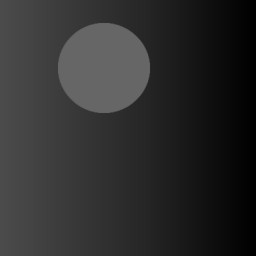
%> input picture reconhecimento_de_formas_geometricas/circulo_fl.jpg, 256 x 256 px
$ octave de_onde_tirei_a_funcao_de_circulo.m   (GNU Octave 9; MATLAB toolbox functions it lacks are replaced by stand-ins)
%> lines starting %> are read from the running program, lines starting %| are printed output that depends on the picture; in (x1, y1, x2, y2) boxes, pixels count from 0 and x2, y2 are one past the last pixel; in counts of white or black regions, pixels touching at a corner belong together; the program's own positions count from 1
im = imread('circulo_fl.jpg');
%> im is the input picture: size 256x256 uint8; min 0, max 109, mean 45.4

bw = im2bw(im,0.2999);
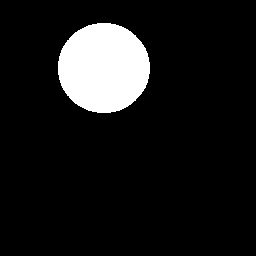
%> bw: size 256x256 logical; 9.9% white; 1 white region, box (x1, y1, x2, y2) and area: (58, 23, 150, 113) 6513

% Step 4: Find the Boundaries
% Concentrate only on the exterior boundaries. Option 'noholes' will accelerate the processing by preventing bwboundaries from searching for inner contours.
[B,L] = bwboundaries(bw,'noholes');
%> B = 1 boundary; box (x1, y1, x2, y2) and points: (58, 23, 150, 113) 259

% Display the label matrix and draw each boundary.
imshow(label2rgb(L,@jet,[.5 .5 .5]))
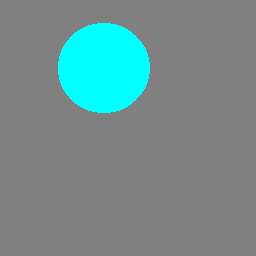
%> displayed picture: size 256x256x3, on the screen's scale of 0 to 255; mean R, G, B 115.3, 140.6, 140.6
hold on
for k = 1:length(B)
  boundary = B{k};
  plot(boundary(:,2),boundary(:,1),'w','LineWidth',2)
end
%> this loop made 1 pass

% Step 5: Determine which Objects are Round
% Estimate each object's area and perimeter. Use these results to form a simple metric indicating the roundness of an object:
%
% metric=4??area/perimeter^2
%
% This metric is equal to 1 only for a circle and it is less than one for any other shape. The discrimination process can be controlled by setting an appropriate threshold. In this example use a threshold of 0.94 so that only the pills will be classified as round.
% Use regionprops to obtain estimates of the area for all of the objects. Notice that the label matrix returned by bwboundaries can be reused by regionprops.
stats = regionprops(L,'Area','Centroid');
%> stats = 1 region; Area and Centroid: 6513 [104.4 68.5]

threshold = 0.94;

% loop over the boundaries
for k = 1:length(B)

  % obtain (X,Y) boundary coordinates corresponding to label 'k'
  boundary = B{k};

  % compute a simple estimate of the object's perimeter
  delta_sq = diff(boundary).^2;
  perimeter = sum(sqrt(sum(delta_sq,2)));

  % obtain the area calculation corresponding to label 'k'
  area = stats(k).Area;

  % compute the roundness metric
  metric = 4*pi*area/perimeter^2;

  % display the results
  metric_string = sprintf('%2.2f',metric);

  % mark objects above the threshold with a black circle
  if metric > threshold
    centroid = stats(k).Centroid;
    plot(centroid(1),centroid(2),'ko');
  end

  text(boundary(1,2)-35,boundary(1,1)+13,metric_string,'Color','y',...
       'FontSize',14,'FontWeight','bold')

end
%> this loop made 1 pass
%> (perimeter, area, metric, metric_string) on pass 1: (300.2, 6513, 0.908, '0.91')

title(['Metrics closer to 1 indicate that ',...
       'the object is approximately round'])
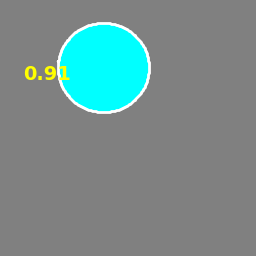
%> figure redrawn from the program's plot data; its title reads 'Metrics closer to 1 indicate that the object is approximately round'

$ run again, with reconhecimento_de_formas_geometricas/circulo_fr.jpg copied over reconhecimento_de_formas_geometricas/circulo_fl.jpg
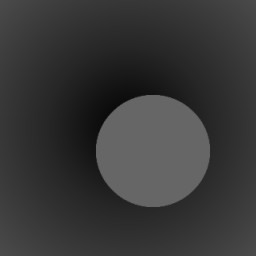
%> input picture reconhecimento_de_formas_geometricas/circulo_fr.jpg, 256 x 256 px
%> im is the input picture: size 256x256 uint8; min 4, max 111, mean 55.7
%> `bw = im2bw(im,0.2999);`:
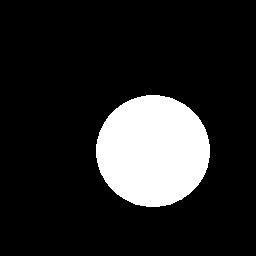
%> bw: size 256x256 logical; 15.2% white; 1 white region, box (x1, y1, x2, y2) and area: (96, 95, 210, 207) 9989
%> B = 1 boundary; box (x1, y1, x2, y2) and points: (96, 95, 210, 207) 317
%> the loop `for k = 1:length(B)` made 1 pass
%> stats = 1 region; Area and Centroid: 9989 [153.6 151.6]
%> the loop `for k = 1:length(B)` made 1 pass
%> (perimeter, area, metric, metric_string) on pass 1: (370.7, 9989, 0.914, '0.91')
%> `title(['Metrics closer to 1 indicate that ', 'the object is approximat..`:
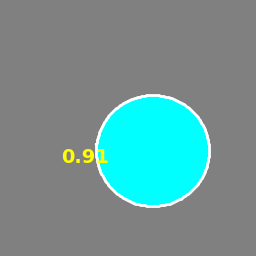
%> figure redrawn from the program's plot data; its title reads 'Metrics closer to 1 indicate that the object is approximately round'

$ run again, with reconhecimento_de_formas_geometricas/elipse_fl.jpg copied over reconhecimento_de_formas_geometricas/circulo_fl.jpg
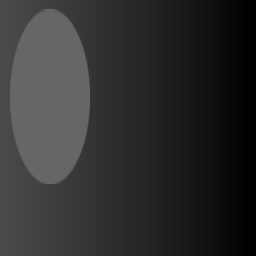
%> input picture reconhecimento_de_formas_geometricas/elipse_fl.jpg, 256 x 256 px
%> im is the input picture: size 256x256 uint8; min 0, max 103, mean 46.7
%> `bw = im2bw(im,0.2999);`:
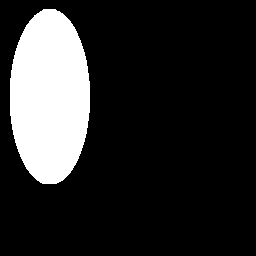
%> bw: size 256x256 logical; 17% white; 1 white region, box (x1, y1, x2, y2) and area: (10, 9, 90, 184) 11113
%> B = 1 boundary; box (x1, y1, x2, y2) and points: (10, 9, 90, 184) 386
%> the loop `for k = 1:length(B)` made 1 pass
%> stats = 1 region; Area and Centroid: 11113 [50.4 97.4]
%> the loop `for k = 1:length(B)` made 1 pass
%> (perimeter, area, metric, metric_string) on pass 1: (435.1, 11113, 0.738, '0.74')
%> `title(['Metrics closer to 1 indicate that ', 'the object is approximat..`:
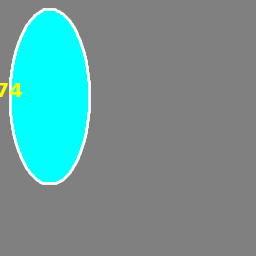
%> figure redrawn from the program's plot data; its title reads 'Metrics closer to 1 indicate that the object is approximately round'

$ run again, with reconhecimento_de_formas_geometricas/elipse_fr.jpg copied over reconhecimento_de_formas_geometricas/circulo_fl.jpg
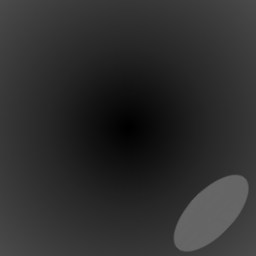
%> input picture reconhecimento_de_formas_geometricas/elipse_fr.jpg, 256 x 256 px
%> im is the input picture: size 256x256 uint8; min 0, max 103, mean 45.9
%> `bw = im2bw(im,0.2999);`:
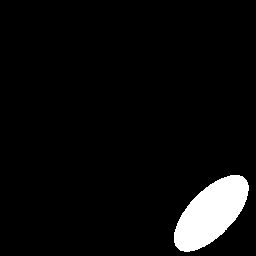
%> bw: size 256x256 logical; 5.3% white; 1 white region, box (x1, y1, x2, y2) and area: (174, 175, 249, 252) 3443
%> B = 1 boundary; box (x1, y1, x2, y2) and points: (174, 175, 249, 252) 201
%> the loop `for k = 1:length(B)` made 1 pass
%> stats = 1 region; Area and Centroid: 3443 [211.7 213.7]
%> the loop `for k = 1:length(B)` made 1 pass
%> (perimeter, area, metric, metric_string) on pass 1: (241.4, 3443, 0.742, '0.74')
%> `title(['Metrics closer to 1 indicate that ', 'the object is approximat..`:
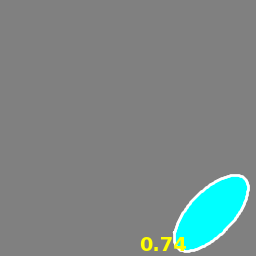
%> figure redrawn from the program's plot data; its title reads 'Metrics closer to 1 indicate that the object is approximately round'
